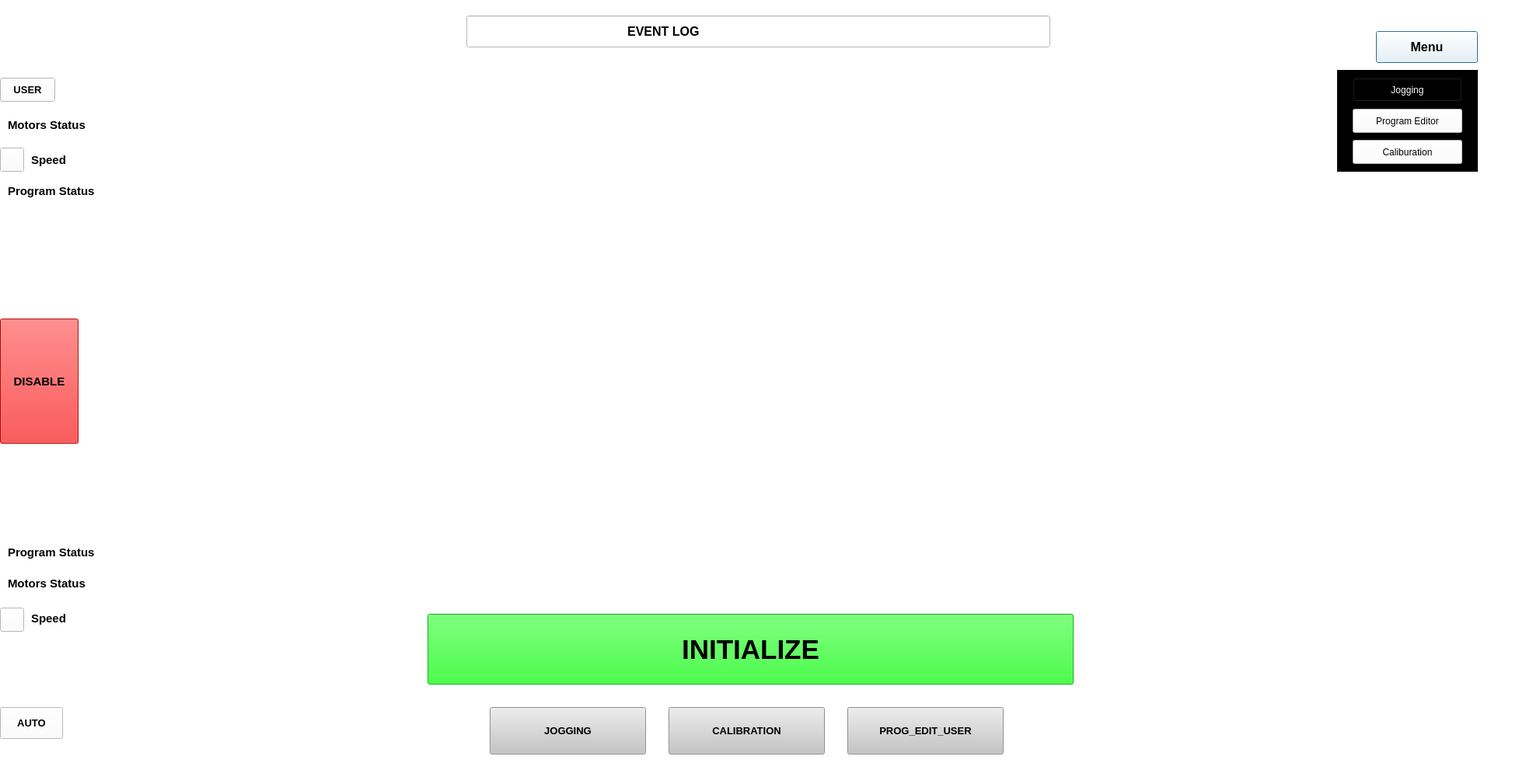
<?xml version="1.0" encoding="UTF-8"?>
<ui version="4.0">
 <class>Dialog</class>
 <widget class="QDialog" name="Dialog">
  <property name="geometry">
   <rect>
    <x>0</x>
    <y>0</y>
    <width>1981</width>
    <height>1000</height>
   </rect>
  </property>
  <property name="windowTitle">
   <string>Dialog</string>
  </property>
  <property name="styleSheet">
   <string notr="true">background-color: rgb(255, 255, 255);</string>
  </property>
  <widget class="QLineEdit" name="lineEdit">
   <property name="geometry">
    <rect>
     <x>600</x>
     <y>20</y>
     <width>751</width>
     <height>41</height>
    </rect>
   </property>
   <property name="font">
    <font>
     <pointsize>12</pointsize>
     <weight>75</weight>
     <bold>true</bold>
    </font>
   </property>
   <property name="text">
    <string>                                              EVENT LOG</string>
   </property>
  </widget>
  <widget class="QLabel" name="label_4">
   <property name="geometry">
    <rect>
     <x>610</x>
     <y>30</y>
     <width>21</width>
     <height>21</height>
    </rect>
   </property>
   <property name="text">
    <string/>
   </property>
   <property name="pixmap">
    <pixmap>../images_home/info.png</pixmap>
   </property>
   <property name="scaledContents">
    <bool>true</bool>
   </property>
  </widget>
  <widget class="QLabel" name="label_6">
   <property name="geometry">
    <rect>
     <x>1540</x>
     <y>700</y>
     <width>311</width>
     <height>251</height>
    </rect>
   </property>
   <property name="text">
    <string/>
   </property>
   <property name="pixmap">
    <pixmap>../images_home/1.png</pixmap>
   </property>
   <property name="scaledContents">
    <bool>true</bool>
   </property>
  </widget>
  <widget class="QLabel" name="label_7">
   <property name="geometry">
    <rect>
     <x>10</x>
     <y>840</y>
     <width>51</width>
     <height>61</height>
    </rect>
   </property>
   <property name="text">
    <string/>
   </property>
   <property name="pixmap">
    <pixmap>../images_home/a-removebg-preview.png</pixmap>
   </property>
   <property name="scaledContents">
    <bool>true</bool>
   </property>
  </widget>
  <widget class="QLabel" name="label_9">
   <property name="geometry">
    <rect>
     <x>10</x>
     <y>10</y>
     <width>51</width>
     <height>61</height>
    </rect>
   </property>
   <property name="text">
    <string/>
   </property>
   <property name="pixmap">
    <pixmap>../images_home/U.png</pixmap>
   </property>
   <property name="scaledContents">
    <bool>true</bool>
   </property>
  </widget>
  <widget class="QPushButton" name="homemenubtn1">
   <property name="geometry">
    <rect>
     <x>1770</x>
     <y>40</y>
     <width>131</width>
     <height>41</height>
    </rect>
   </property>
   <property name="font">
    <font>
     <pointsize>12</pointsize>
     <weight>75</weight>
     <bold>true</bold>
    </font>
   </property>
   <property name="text">
    <string>Menu</string>
   </property>
   <property name="icon">
    <iconset>
     <normaloff>:/symbol/menu.png</normaloff>:/symbol/menu.png</iconset>
   </property>
  </widget>
  <widget class="QLabel" name="label_15">
   <property name="geometry">
    <rect>
     <x>550</x>
     <y>110</y>
     <width>831</width>
     <height>671</height>
    </rect>
   </property>
   <property name="text">
    <string/>
   </property>
   <property name="pixmap">
    <pixmap>../images_home/logo.png</pixmap>
   </property>
   <property name="scaledContents">
    <bool>true</bool>
   </property>
  </widget>
  <widget class="QLabel" name="label_46">
   <property name="geometry">
    <rect>
     <x>10</x>
     <y>230</y>
     <width>281</width>
     <height>31</height>
    </rect>
   </property>
   <property name="font">
    <font>
     <pointsize>11</pointsize>
     <weight>75</weight>
     <bold>true</bold>
    </font>
   </property>
   <property name="text">
    <string>Program Status</string>
   </property>
  </widget>
  <widget class="QLabel" name="label_44">
   <property name="geometry">
    <rect>
     <x>10</x>
     <y>140</y>
     <width>301</width>
     <height>41</height>
    </rect>
   </property>
   <property name="font">
    <font>
     <pointsize>11</pointsize>
     <weight>75</weight>
     <bold>true</bold>
    </font>
   </property>
   <property name="text">
    <string>Motors Status</string>
   </property>
  </widget>
  <widget class="QLabel" name="label_45">
   <property name="geometry">
    <rect>
     <x>40</x>
     <y>190</y>
     <width>111</width>
     <height>31</height>
    </rect>
   </property>
   <property name="font">
    <font>
     <pointsize>11</pointsize>
     <weight>75</weight>
     <bold>true</bold>
    </font>
   </property>
   <property name="text">
    <string>Speed</string>
   </property>
  </widget>
  <widget class="QPushButton" name="pushButton_5">
   <property name="geometry">
    <rect>
     <x>0</x>
     <y>190</y>
     <width>31</width>
     <height>31</height>
    </rect>
   </property>
   <property name="font">
    <font>
     <weight>75</weight>
     <bold>true</bold>
    </font>
   </property>
   <property name="text">
    <string/>
   </property>
   <property name="icon">
    <iconset>
     <normaloff>../images_home/speed_img.png</normaloff>../images_home/speed_img.png</iconset>
   </property>
  </widget>
  <widget class="QPushButton" name="calibtn2">
   <property name="geometry">
    <rect>
     <x>860</x>
     <y>910</y>
     <width>201</width>
     <height>61</height>
    </rect>
   </property>
   <property name="font">
    <font>
     <pointsize>10</pointsize>
     <weight>75</weight>
     <bold>true</bold>
    </font>
   </property>
   <property name="styleSheet">
    <string notr="true">background-color: rgb(255, 169, 21);
background-color: rgb(197, 197, 197);
</string>
   </property>
   <property name="text">
    <string>CALIBRATION</string>
   </property>
  </widget>
  <widget class="QPushButton" name="increment_8">
   <property name="geometry">
    <rect>
     <x>550</x>
     <y>790</y>
     <width>831</width>
     <height>91</height>
    </rect>
   </property>
   <property name="font">
    <font>
     <pointsize>26</pointsize>
     <weight>75</weight>
     <bold>true</bold>
    </font>
   </property>
   <property name="styleSheet">
    <string notr="true">background-color: rgb(0, 255, 0);
</string>
   </property>
   <property name="text">
    <string>INITIALIZE</string>
   </property>
  </widget>
  <widget class="QPushButton" name="jogybtn2">
   <property name="geometry">
    <rect>
     <x>630</x>
     <y>910</y>
     <width>201</width>
     <height>61</height>
    </rect>
   </property>
   <property name="font">
    <font>
     <pointsize>10</pointsize>
     <weight>75</weight>
     <bold>true</bold>
    </font>
   </property>
   <property name="styleSheet">
    <string notr="true">background-color: rgb(255, 169, 21);
background-color: rgb(197, 197, 197);
</string>
   </property>
   <property name="text">
    <string>JOGGING</string>
   </property>
  </widget>
  <widget class="QPushButton" name="prguserbtn2">
   <property name="geometry">
    <rect>
     <x>1090</x>
     <y>910</y>
     <width>201</width>
     <height>61</height>
    </rect>
   </property>
   <property name="font">
    <font>
     <pointsize>10</pointsize>
     <weight>75</weight>
     <bold>true</bold>
    </font>
   </property>
   <property name="styleSheet">
    <string notr="true">background-color: rgb(255, 169, 21);
background-color: rgb(197, 197, 197);
</string>
   </property>
   <property name="text">
    <string>PROG_EDIT_USER</string>
   </property>
  </widget>
  <widget class="QLabel" name="label_50">
   <property name="geometry">
    <rect>
     <x>10</x>
     <y>730</y>
     <width>241</width>
     <height>41</height>
    </rect>
   </property>
   <property name="font">
    <font>
     <pointsize>11</pointsize>
     <weight>75</weight>
     <bold>true</bold>
    </font>
   </property>
   <property name="text">
    <string>Motors Status</string>
   </property>
  </widget>
  <widget class="QLabel" name="label_51">
   <property name="geometry">
    <rect>
     <x>10</x>
     <y>695</y>
     <width>311</width>
     <height>31</height>
    </rect>
   </property>
   <property name="font">
    <font>
     <pointsize>11</pointsize>
     <weight>75</weight>
     <bold>true</bold>
    </font>
   </property>
   <property name="text">
    <string>Program Status</string>
   </property>
  </widget>
  <widget class="QLabel" name="label_52">
   <property name="geometry">
    <rect>
     <x>40</x>
     <y>780</y>
     <width>111</width>
     <height>31</height>
    </rect>
   </property>
   <property name="font">
    <font>
     <pointsize>11</pointsize>
     <weight>75</weight>
     <bold>true</bold>
    </font>
   </property>
   <property name="text">
    <string>Speed</string>
   </property>
  </widget>
  <widget class="QPushButton" name="pushButton_7">
   <property name="geometry">
    <rect>
     <x>0</x>
     <y>782</y>
     <width>31</width>
     <height>31</height>
    </rect>
   </property>
   <property name="font">
    <font>
     <weight>75</weight>
     <bold>true</bold>
    </font>
   </property>
   <property name="text">
    <string/>
   </property>
   <property name="icon">
    <iconset>
     <normaloff>../images_home/speed_img.png</normaloff>../images_home/speed_img.png</iconset>
   </property>
  </widget>
  <widget class="QPushButton" name="disablebtn3">
   <property name="geometry">
    <rect>
     <x>0</x>
     <y>410</y>
     <width>101</width>
     <height>161</height>
    </rect>
   </property>
   <property name="font">
    <font>
     <pointsize>11</pointsize>
     <weight>75</weight>
     <bold>true</bold>
    </font>
   </property>
   <property name="styleSheet">
    <string notr="true">background-color: rgb(255, 2, 2);</string>
   </property>
   <property name="text">
    <string>DISABLE</string>
   </property>
  </widget>
  <widget class="QPushButton" name="autobtn">
   <property name="geometry">
    <rect>
     <x>0</x>
     <y>910</y>
     <width>81</width>
     <height>41</height>
    </rect>
   </property>
   <property name="font">
    <font>
     <pointsize>10</pointsize>
     <weight>75</weight>
     <bold>true</bold>
    </font>
   </property>
   <property name="text">
    <string>AUTO</string>
   </property>
  </widget>
  <widget class="QPushButton" name="userbtn">
   <property name="geometry">
    <rect>
     <x>0</x>
     <y>100</y>
     <width>71</width>
     <height>31</height>
    </rect>
   </property>
   <property name="font">
    <font>
     <pointsize>10</pointsize>
     <weight>75</weight>
     <bold>true</bold>
    </font>
   </property>
   <property name="text">
    <string>USER</string>
   </property>
  </widget>
  <widget class="QStackedWidget" name="stackedWidget">
   <property name="geometry">
    <rect>
     <x>1720</x>
     <y>90</y>
     <width>181</width>
     <height>131</height>
    </rect>
   </property>
   <property name="styleSheet">
    <string notr="true">background-color: rgb(0, 0, 0);
border-color: rgb(170, 0, 0);</string>
   </property>
   <property name="currentIndex">
    <number>0</number>
   </property>
   <widget class="QWidget" name="page">
    <widget class="QPushButton" name="jogybtn3">
     <property name="geometry">
      <rect>
       <x>20</x>
       <y>10</y>
       <width>141</width>
       <height>31</height>
      </rect>
     </property>
     <property name="styleSheet">
      <string notr="true">color: rgb(255, 255, 255);</string>
     </property>
     <property name="text">
      <string>Jogging</string>
     </property>
     <property name="shortcut">
      <string>J</string>
     </property>
    </widget>
    <widget class="QPushButton" name="prguserbtn3">
     <property name="geometry">
      <rect>
       <x>20</x>
       <y>50</y>
       <width>141</width>
       <height>31</height>
      </rect>
     </property>
     <property name="styleSheet">
      <string notr="true">background-color: rgb(255, 255, 255);</string>
     </property>
     <property name="text">
      <string>Program Editor</string>
     </property>
    </widget>
    <widget class="QPushButton" name="calibtn3">
     <property name="geometry">
      <rect>
       <x>20</x>
       <y>90</y>
       <width>141</width>
       <height>31</height>
      </rect>
     </property>
     <property name="styleSheet">
      <string notr="true">background-color: rgb(255, 255, 255);</string>
     </property>
     <property name="text">
      <string>Caliburation</string>
     </property>
    </widget>
   </widget>
   <widget class="QWidget" name="page_2">
    <widget class="QPushButton" name="pushButton_13">
     <property name="geometry">
      <rect>
       <x>20</x>
       <y>10</y>
       <width>91</width>
       <height>31</height>
      </rect>
     </property>
     <property name="text">
      <string>PushButton</string>
     </property>
    </widget>
    <widget class="QPushButton" name="pushButton_14">
     <property name="geometry">
      <rect>
       <x>60</x>
       <y>50</y>
       <width>91</width>
       <height>31</height>
      </rect>
     </property>
     <property name="text">
      <string>PushButton</string>
     </property>
    </widget>
   </widget>
  </widget>
 </widget>
 <resources>
  <include location="../images_home/symbols.qrc"/>
 </resources>
 <connections/>
</ui>
